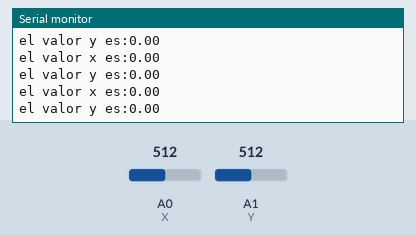
This sketch was run on a simulated Arduino Uno, built with avr-gcc and run on an emulated ATmega328P. On the bench: the last lines printed to the serial monitor. The inputs (shaded band) are chosen by the test bench; at power-on: A0 (X) = 512, A1 (Y) = 512.

Above: at 1.2 s.
1.3 s: A0 (X) set to 604
At 1.43 s:
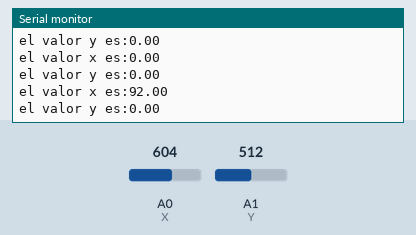
2.8 s: A0 (X) set to 624
At 3.6 s:
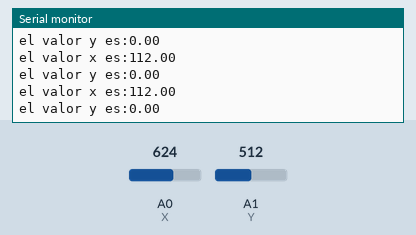
4.3 s: A1 (Y) set to 484
At 5.1 s:
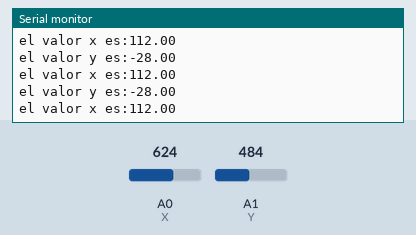
Timing chart, 0 to 7.3 s (numbered marks = the images above; inputs shaded):
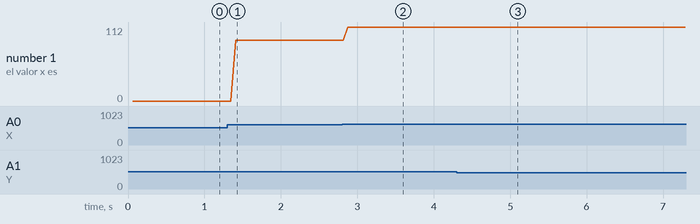

Measured:
- the behaviour switches between 503 and 502 on A1 (Y) (found by bisection; images 2 and 3)
- after the input at 1.3 s, the serial monitor: prints a new line after 0.11 s (image 1)
- after the input at 2.8 s, the serial monitor: prints a new line after 0.08 s (image 2)
- after the input at 4.3 s, the serial monitor: prints a new line after 0.07 s (image 3)
- plotted number 1: 0 → 92 after the input at 1.3 s, 92 → 112 after the input at 2.8 s

The sketch:

Joystick_center_mode.ino
```cpp
float X = A0;
float Y = A1;
float valX;
float valY;

void setup() {
  pinMode(X, INPUT);
  pinMode(Y, INPUT);
  Serial.begin(9600);
}

void loop() {
valX = analogRead(X)-512;
delay(30);
valY = analogRead(Y)-512;
delay(30);

if(valX>500){
  valX = 500;
}

if(valY>500){
  valY = 500;
}

Serial.print("el valor x es:");
Serial.println(valX);
Serial.print("el valor y es:");
Serial.println(valY);


}
```
